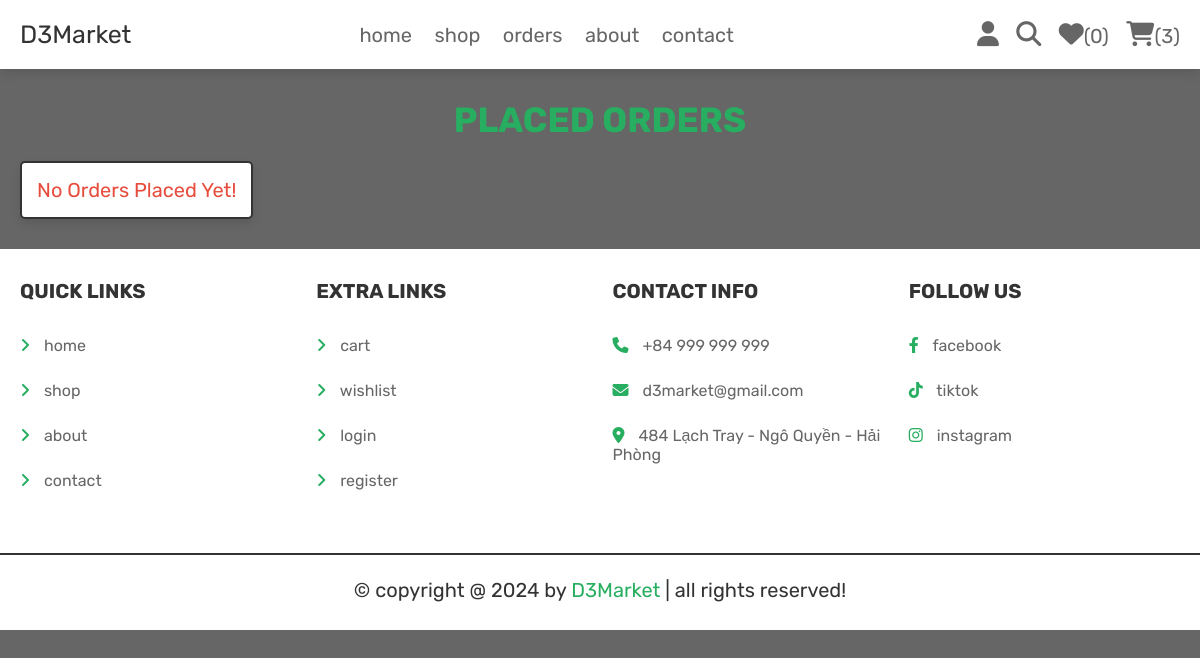
The app's page /orders.php (signed in), older data.
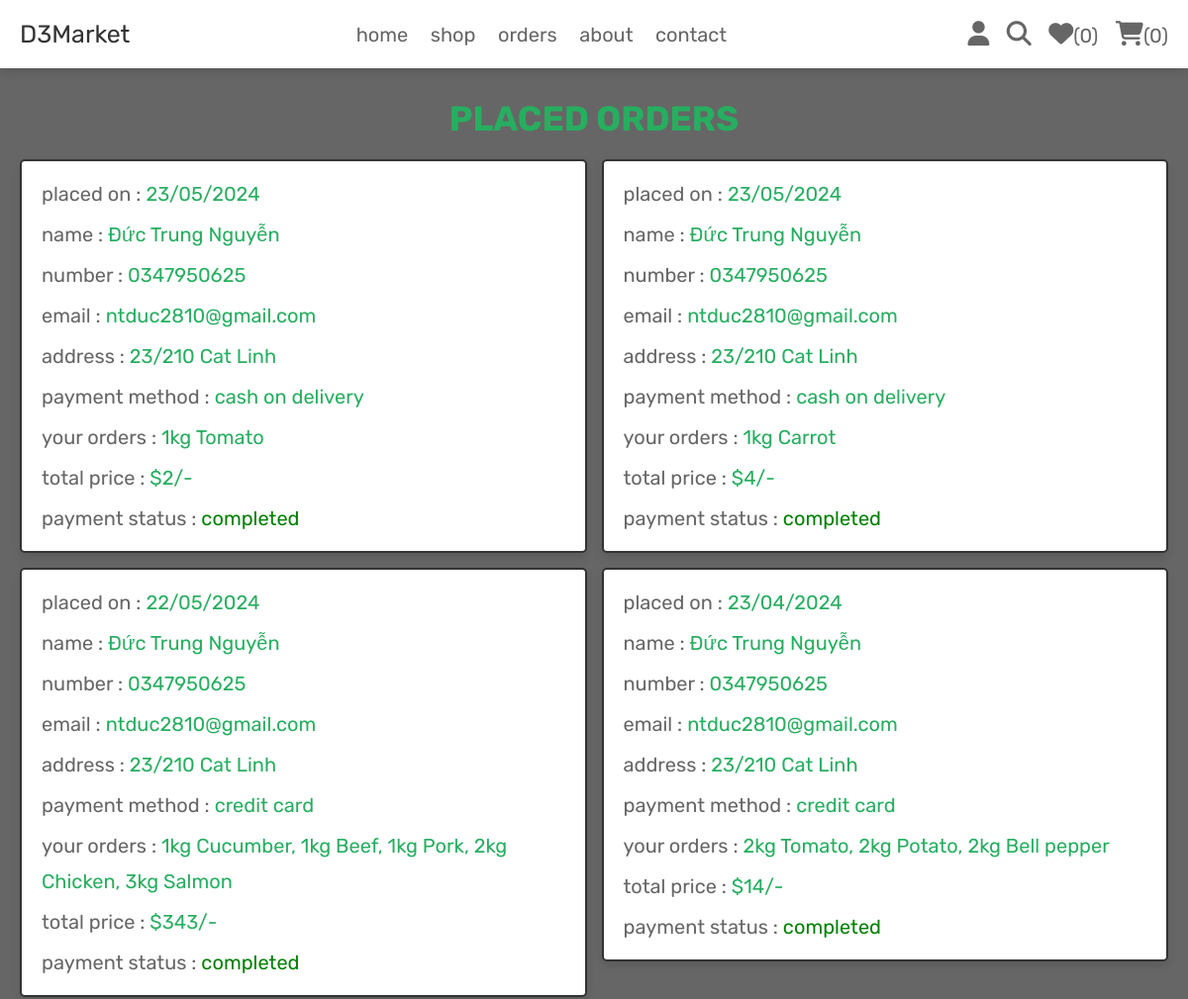
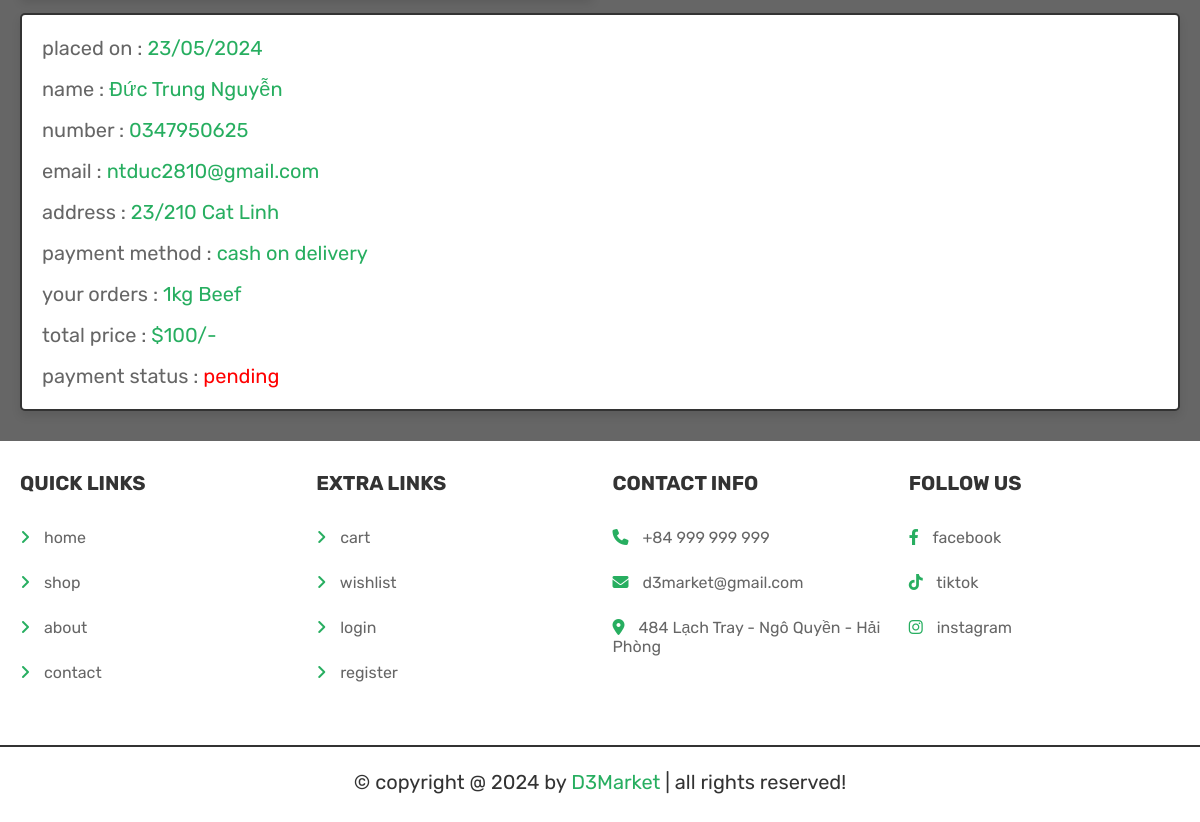
The same page, newer data (2 pictures, top to bottom).
### tables this page shows
CREATE TABLE `orders` (
  `id` int(100) NOT NULL,
  `user_id` int(100) NOT NULL,
  `name` varchar(100) NOT NULL,
  `number` varchar(12) NOT NULL,
  `email` varchar(100) NOT NULL,
  `method` varchar(50) NOT NULL,
  `address` varchar(500) NOT NULL,
  `total_products` varchar(1000) NOT NULL,
  `total_price` int(100) NOT NULL,
  `placed_on` varchar(50) NOT NULL,
  `payment_status` varchar(20) NOT NULL DEFAULT 'pending'
);

### orders.php (the view, shortened to what this page needs)
<?php
@include 'config.php';
$user_id = $_SESSION['user_id'];
?>
<!DOCTYPE html>
<html lang="en">
<head>
   <link rel="stylesheet" href="https://cdnjs.cloudflare.com/ajax/libs/font-awesome/6.1.1/css/all.min.css">
   <link rel="stylesheet" href="css/style.css">
</head>
<body>
<?php include 'header.php'; ?>
<section class="placed-orders">
   <h1 class="title">placed orders</h1>
   <div class="box-container">
   <?php
      $select_orders = $conn->prepare("SELECT * FROM `orders` WHERE user_id = ?");
      $select_orders->execute([$user_id]);
      if($select_orders->rowCount() > 0){
         while($fetch_orders = $select_orders->fetch(PDO::FETCH_ASSOC)){
   ?>
   <div class="box">
      <p> placed on : <span><?= $fetch_orders['placed_on']; ?></span> </p>
      <p> name : <span><?= $fetch_orders['name']; ?></span> </p>
      <p> number : <span><?= $fetch_orders['number']; ?></span> </p>
      <p> email : <span><?= $fetch_orders['email']; ?></span> </p>
      <p> address : <span><?= $fetch_orders['address']; ?></span> </p>
      <p> payment method : <span><?= $fetch_orders['method']; ?></span> </p>
      <p> your orders : <span><?= $fetch_orders['total_products']; ?></span> </p>
      <p> total price : <span>$<?= $fetch_orders['total_price']; ?>/-</span> </p>
      <p> payment status : <span style="color:<?php if($fetch_orders['payment_status'] == 'pending'){ echo 'red'; }else{ echo 'green'; }; ?>"><?= $fetch_orders['payment_status']; ?></span> </p>
   </div>
   <?php
      }
   }else{
      echo '<p class="empty">no orders placed yet!</p>';
   }
   ?>
   </div>
</section>
<?php include 'footer.php'; ?>
</body>
</html>

### header.php (shortened to what this page needs)
<header class="header">
   <div class="flex">
      <a href="home.php" class="logo">D3Market</a>
      <nav class="navbar">
         <a href="home.php">home</a>
         <a href="shop.php">shop</a>
         <a href="orders.php">orders</a>
         <a href="about.php">about</a>
         <a href="contact.php">contact</a>
      </nav>
      <div class="icons">
         <div id="user-btn" class="fas fa-user"></div>
         <a href="search_page.php" class="fas fa-search"></a>
         <?php
            $count_cart_items = $conn->prepare("SELECT * FROM `cart` WHERE user_id = ?");
            $count_cart_items->execute([$user_id]);
            $count_wishlist_items = $conn->prepare("SELECT * FROM `wishlist` WHERE user_id = ?");
            $count_wishlist_items->execute([$user_id]);
         ?>
         <a href="wishlist.php"><i class="fas fa-heart"></i><span>(<?= $count_wishlist_items->rowCount(); ?>)</span></a>
         <a href="cart.php"><i class="fas fa-shopping-cart"></i><span>(<?= $count_cart_items->rowCount(); ?>)</span></a>
      </div>
   </div>
</header>

Row changes from the older to the newer data that the page shows:
added orders: placed_on "23/05/2024", name "Đức Trung Nguyễn", number "0347950625", email "ntduc2810@gmail.com", address "23/210 Cat Linh", method "cash on delivery", total_products "1kg Tomato", total_price "2", payment_status "completed"
added orders: placed_on "23/05/2024", name "Đức Trung Nguyễn", number "0347950625", email "ntduc2810@gmail.com", address "23/210 Cat Linh", method "cash on delivery", total_products "1kg Carrot", total_price "4", payment_status "completed"
added orders: placed_on "22/05/2024", name "Đức Trung Nguyễn", number "0347950625", email "ntduc2810@gmail.com", address "23/210 Cat Linh", method "credit card", total_products "1kg Cucumber, 1kg Beef, 1kg Pork, 2kg Chicken, 3kg Salmon", total_price "343", payment_status "completed"
added orders: placed_on "23/04/2024", name "Đức Trung Nguyễn", number "0347950625", email "ntduc2810@gmail.com", address "23/210 Cat Linh", method "credit card", total_products "2kg Tomato, 2kg Potato, 2kg Bell pepper", total_price "14", payment_status "completed"
added orders: placed_on "23/05/2024", name "Đức Trung Nguyễn", number "0347950625", email "ntduc2810@gmail.com", address "23/210 Cat Linh", method "cash on delivery", total_products "1kg Beef", total_price "100", payment_status "pending"
Text that changed along with them:
$count_cart_items->rowCount(): "3" → "0"
text no longer shown: "No Orders Placed Yet!"
